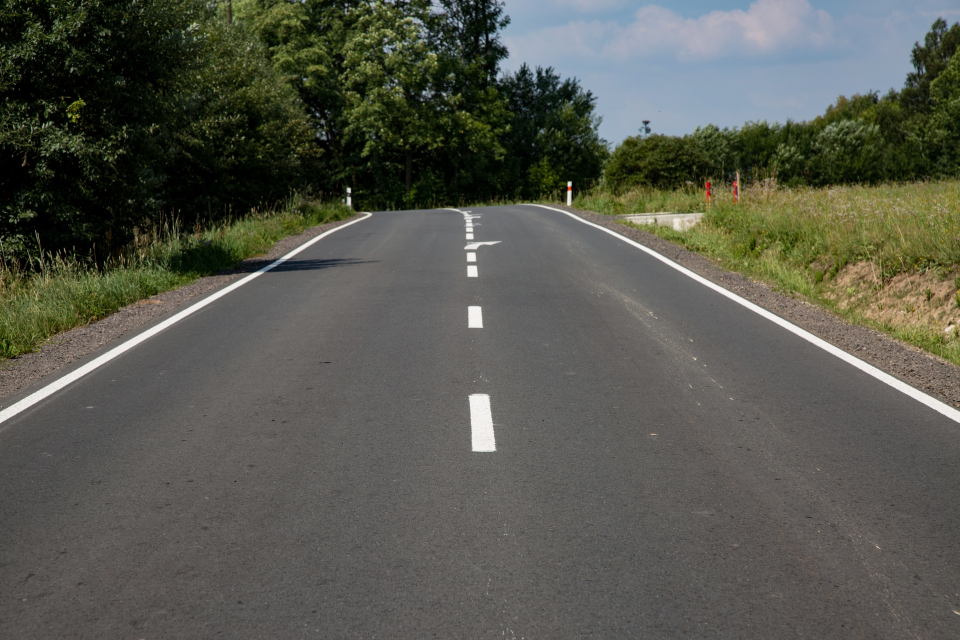
#> input picture download3.jpg, 1920 x 1280 px (shown at 1/2 size)
$ python main.py
#> lines starting #> are read from the running program, lines starting #| are printed output that depends on the picture; after the words box and inside, x2 and y2 are one past the last pixel; in counts of white or black regions, pixels touching at a corner belong together
### functions.py
# -*- coding: utf-8 -*-
"""
Created on Sat Jan 27 18:02:31 2018

@author: Krishna mohan
"""

import cv2
import numpy as np


def read_img(image):
#> called with image = 'download3.jpg'
    return cv2.imread(image, 1)
#> returned value is the input picture: shape (1280, 1920, 3); mean B, G, R 78.3, 87.6, 86.5


def resize(image):
    return cv2.resize(image, (700, 500))
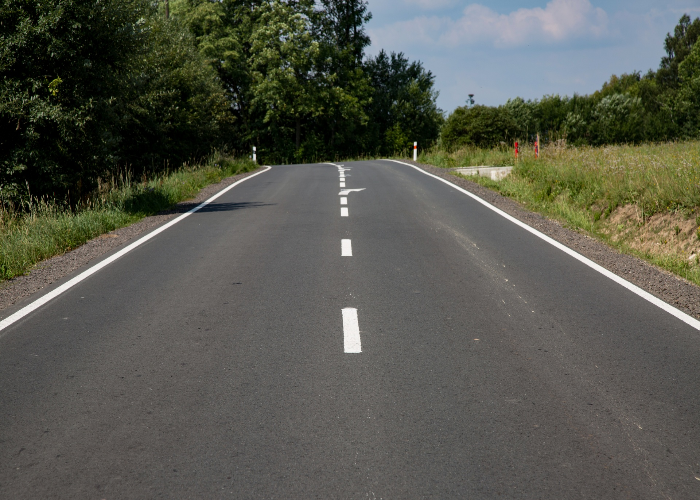
#> returned value: shape (500, 700, 3); mean of channels 0, 1, 2 78.1, 87.5, 86.4; drawn as B, G, R

def img_bw(image):
    img = cv2.threshold(image, 70, 255, cv2.THRESH_BINARY)[1]
    return img;

def img_HSV(image):
    return cv2.cvtColor(image, cv2.COLOR_BGR2HSV)

def show_img(image):
    #print_size(image)
    cv2.imshow('my_pic', image)
    cv2.waitKey(30000)
    cv2.destroyAllWindows()

### main.py
# -*- coding: utf-8 -*-
"""
Created on Sat Jan 27 17:57:50 2018

@author: Krishna mohan
"""

import cv2
import numpy as np
import functions as fn


roads = fn.read_img("download3.jpg")
roads = fn.resize(roads)
#road = fn.img_bw(roads)
road = cv2.cvtColor(roads, cv2.COLOR_BGR2GRAY)
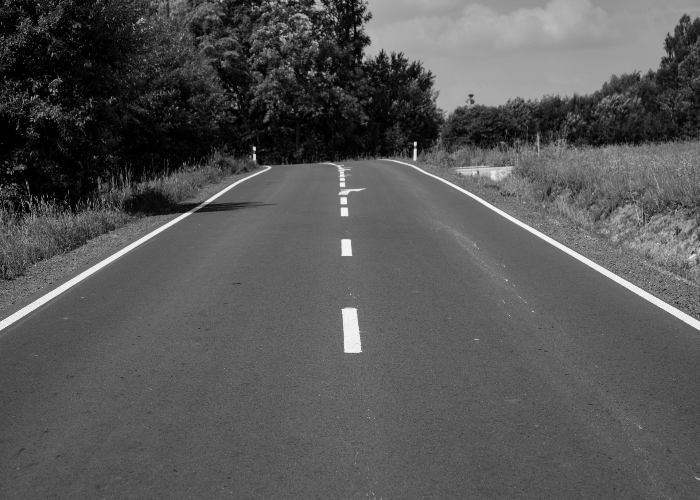
#> road: shape (500, 700); min 0, max 247, mean 86.1
road = cv2.medianBlur(road, 1)
fn.show_img(road)


cont = cv2.Canny(road, 300, 450)
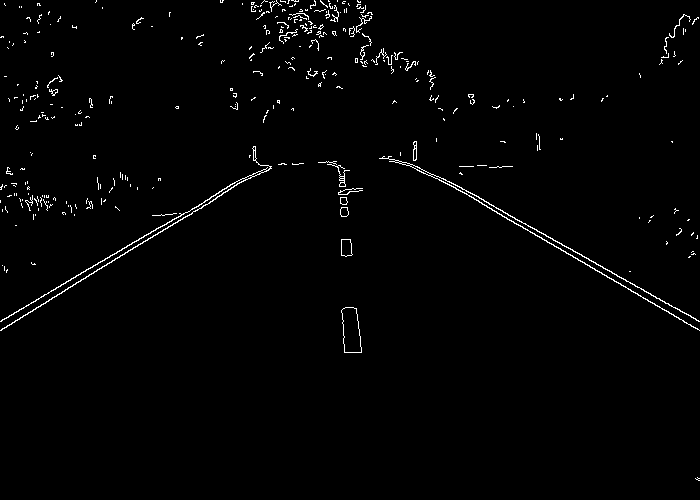
#> cont: shape (500, 700); 1.4% white in thin lines or dots

lines = cv2.HoughLinesP(cont, 1, np.pi/180, 100, minLineLength=10, maxLineGap=20)
#> lines = [[440, 177, 698, 320], [492, 210, 699, 330], [417, 166, 673, 314], [49, 299, 221, 195], [31, 302, 215, 195], [503, 212, 699, 321], [23, 315, 124, 254]]


#lines = cv2.HoughLines(cont, 1, np.pi/180, 200)
'''
for i in lines:
    rho, theta = i[0]
    a = np.cos(theta)
    b = np.sin(theta)
    x0 = a*rho
    y0 = b*rho
    x1 = int(x0 + 1000*(-b))
    y1 = int(y0 + 1000*(a))
    x2 = int(x0 - 1000*(-b))
    y2 = int(y0 - 1000*(a))

    cv2.line(roads,(x1,y1),(x2,y2),(0,0,255),2)

fn.show_img(roads)

'''
midX = roads.shape[1]
#> midX = 700
midY = roads.shape[0]
#> midY = 500
for i in lines:
    x1, y1, x2, y2 = i[0]

    if (x2-x1 > 50 or y2-y1 > 120):
        print(i)
        cv2.line(roads,(x1,y1),(x2,y2),(0,255,0),2)
        fn.show_img(roads)
#> this loop made 7 passes
#| [[440 177 698 320]]
#| [[492 210 699 330]]
#| [[417 166 673 314]]
#| [[ 49 299 221 195]]
#| [[ 31 302 215 195]]
#| [[503 212 699 321]]
#| [[ 23 315 124 254]]
#> pass 1, in show_img (call 2), `cv2.imshow('my_pic', image)`:
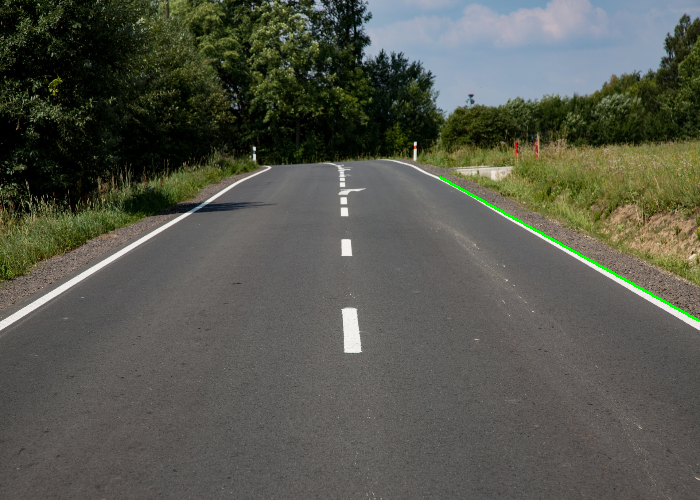
#> window 'my_pic': shape (500, 700, 3); mean B, G, R 77.7, 87.7, 85.9
#> pass 2, in show_img (call 3), `cv2.imshow('my_pic', image)`:
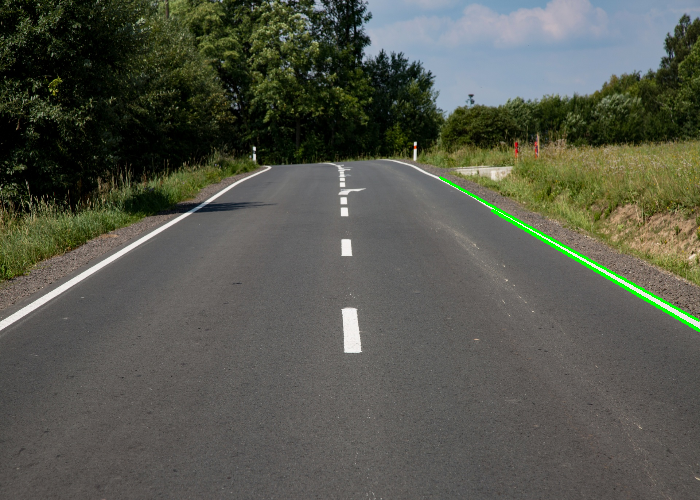
#> window 'my_pic': shape (500, 700, 3); mean B, G, R 77.4, 87.9, 85.5
#> after the loop:
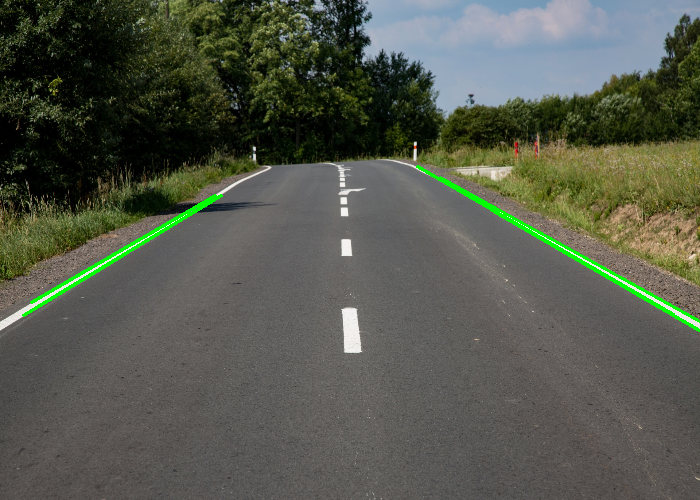
#> roads: shape (500, 700, 3); 1.03% of pixels changed, all inside (x1, y1, x2, y2) = (22, 165, 700, 332)

$ run again, with download1.jpg copied over download3.jpg
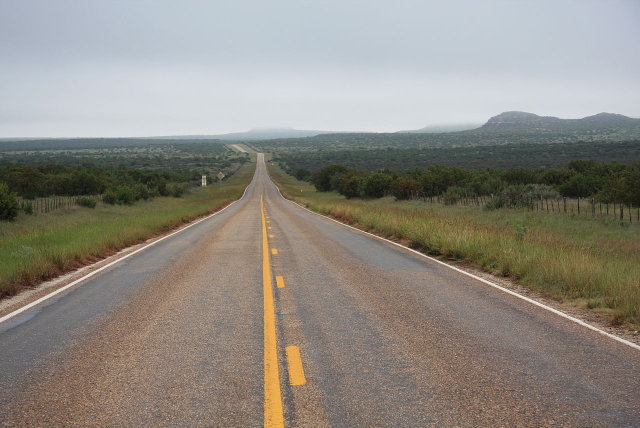
#> input picture download1.jpg, 1280 x 855 px (shown at 1/2 size)
#> in read_img, returned value is the input picture: shape (855, 1280, 3); mean B, G, R 127.8, 136.5, 141
#> `cont = cv2.Canny(road, 300, 450)`:
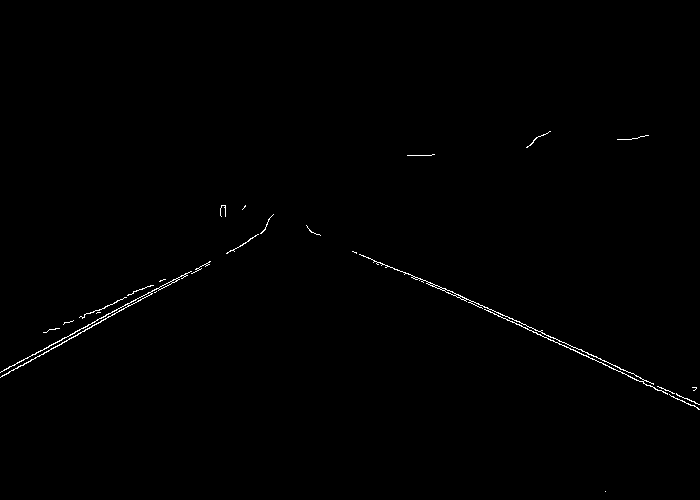
#> cont: shape (500, 700); 0.48% white in thin lines or dots, all inside (x1, y1, x2, y2) = (0, 131, 700, 492)
#> lines = [[402, 271, 699, 409], [1, 371, 185, 273], [0, 377, 209, 261], [408, 273, 633, 373], [640, 378, 698, 404]]
#> the loop `for i in lines:` made 5 passes
#> (printed output is left out)
#> after the loop `for i in lines:`:
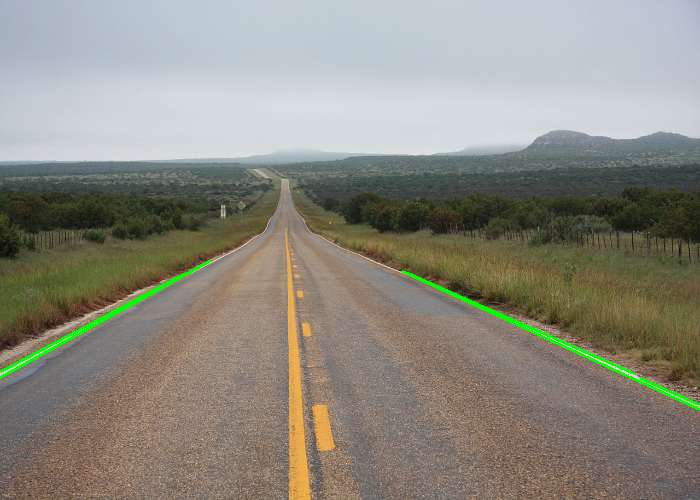
#> roads: shape (500, 700, 3); mean B, G, R 126.6, 137.1, 139.5

$ run again, with download2.jpg copied over download3.jpg
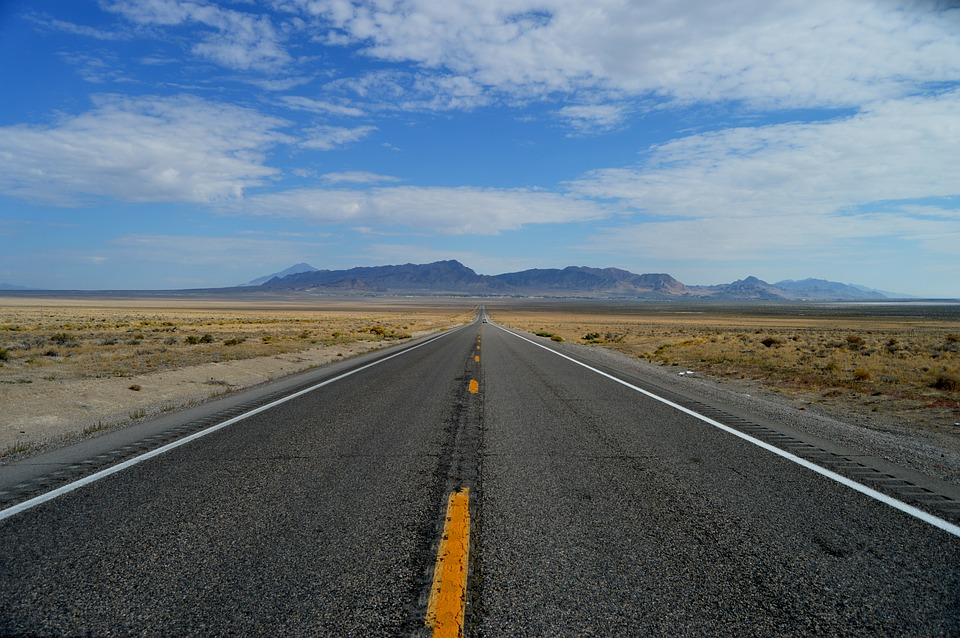
#> input picture download2.jpg, 960 x 638 px
#> in read_img, returned value is the input picture: shape (638, 960, 3); mean B, G, R 125.2, 112.6, 97.4
#> `cont = cv2.Canny(road, 300, 450)`:
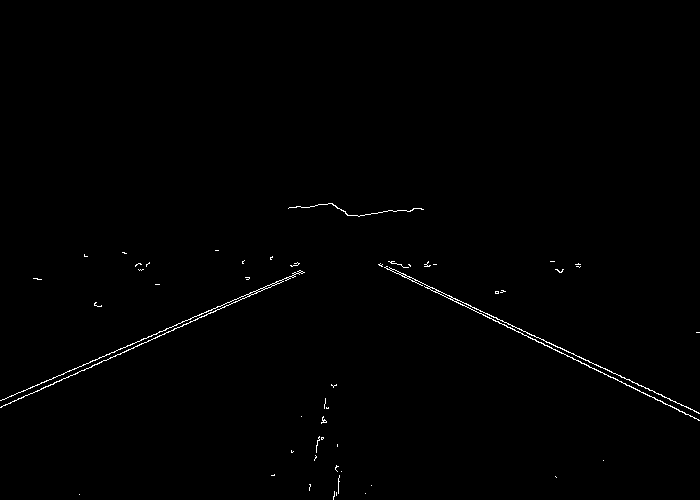
#> cont: shape (500, 700); 0.59% white in thin lines or dots, all inside (x1, y1, x2, y2) = (0, 203, 700, 500)
#> lines = [[379, 264, 699, 420], [380, 263, 698, 412], [1, 406, 289, 278], [0, 400, 302, 271], [143, 338, 301, 271]]
#> the loop `for i in lines:` made 5 passes
#> (printed output is left out)
#> after the loop `for i in lines:`:
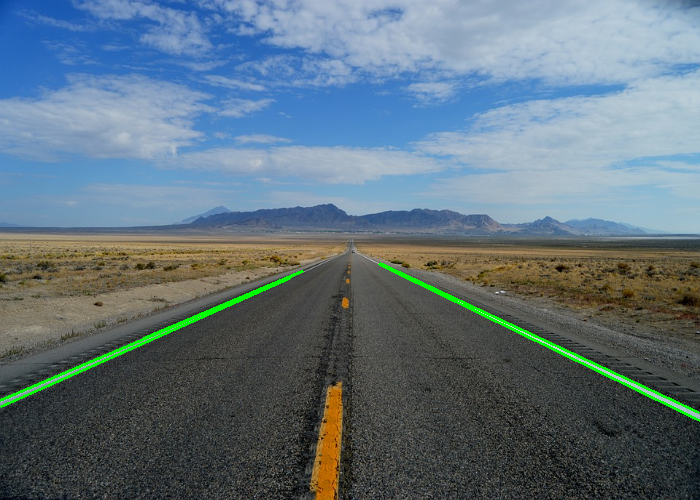
#> roads: shape (500, 700, 3); mean B, G, R 124, 114, 96.2

$ run again, with download4.jpg copied over download3.jpg
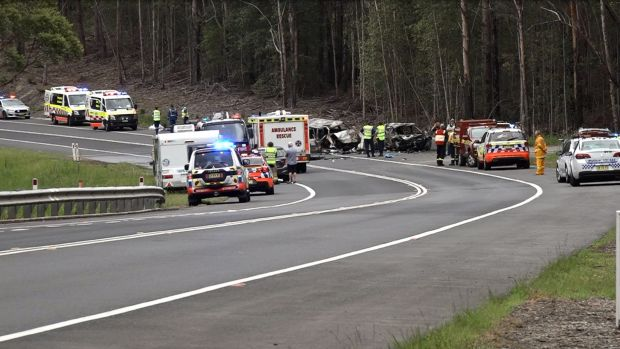
#> input picture download4.jpg, 620 x 349 px
#> in read_img, returned value is the input picture: shape (349, 620, 3); mean B, G, R 93.8, 99.5, 103.2
#> `cont = cv2.Canny(road, 300, 450)`:
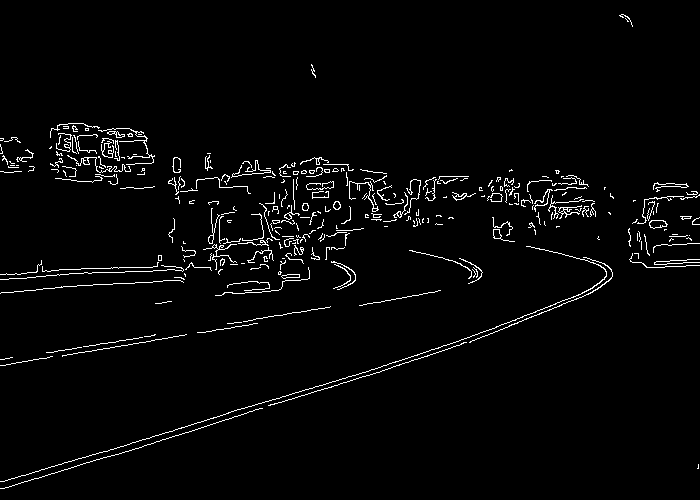
#> cont: shape (500, 700); 2.7% white in thin lines or dots
#> lines = 50 rows, first 6: [25, 475, 417, 355], [228, 323, 329, 307], [2, 481, 99, 452], [14, 291, 184, 279], [239, 169, 280, 174], [456, 195, 610, 214]
#> the loop `for i in lines:` made 50 passes
#> (printed output is left out)
#> after the loop `for i in lines:`:
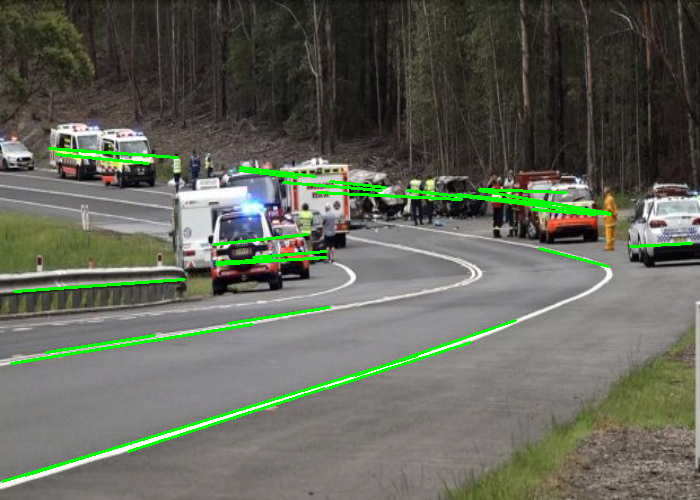
#> roads: shape (500, 700, 3); mean B, G, R 90, 102.3, 99
